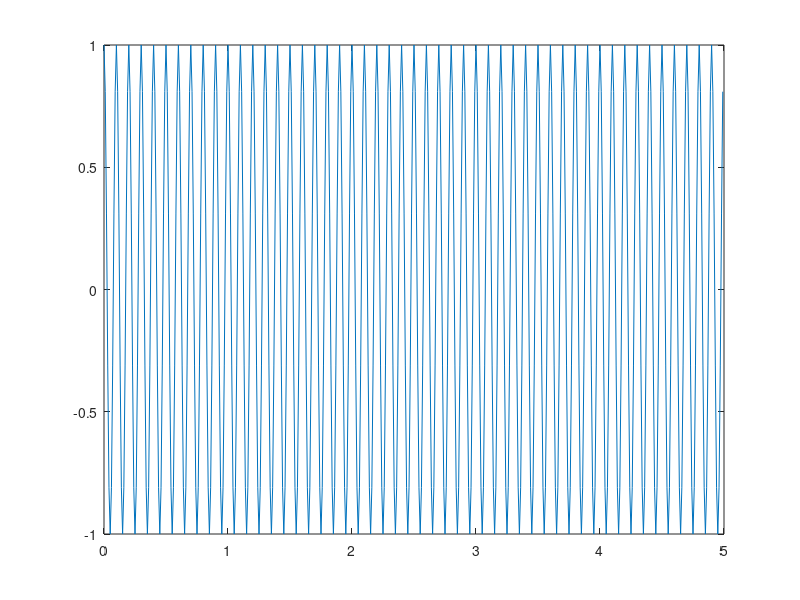
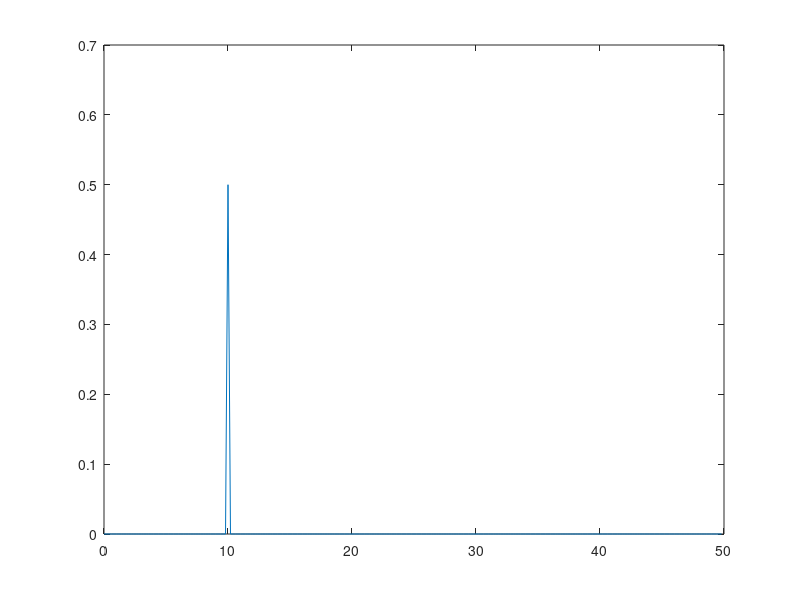

MATLAB code to generate these figures, in order:
clear
clc

T=5; fs=100;
dt = 1/fs; N=T/dt; df = 1/T;
t = 0:dt:T-dt;
f = 0:df:fs-df;

A = 1; f0=10;
x = A*cos(2*pi*f0*t);
X = 2*(abs(fft(x))/N).^2;



figure(1)
plot(t, x)

figure(2)
plot(f(f<fs/2), X(f<fs/2))